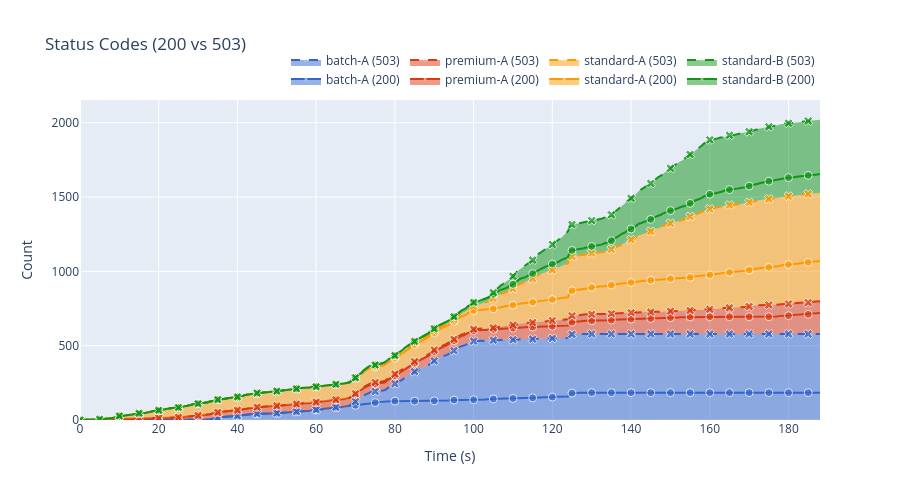

Notebook code for this chart:
### Markdown cell above
## Status Codes (200 vs 503)

Chart showing successful requests (s_200) and service unavailable errors (s_503) for each tenant.

### Code cell
# Create stacked chart for s_200 and s_503
fig = go.Figure()

# Add traces for each tenant - both s_200 and s_503
for i, tenant in enumerate(tenants):
    tenant_data = df[df['tenant'] == tenant].sort_values('t')
    color = colors[i % len(colors)]
    
    # Create marker size array - show marker every 10 data points
    marker_sizes_200 = [8 if idx % 10 == 0 else 0 for idx in range(len(tenant_data))]
    marker_sizes_503 = [8 if idx % 10 == 0 else 0 for idx in range(len(tenant_data))]
    
    # s_200 trace (circle markers) - stacked
    fig.add_trace(go.Scatter(
        x=tenant_data['t'],
        y=tenant_data['s_200'],
        name=f"{tenant} (200)",
        mode='lines+markers',
        line=dict(width=2, color=color),
        marker=dict(
            size=marker_sizes_200,
            symbol='circle',
            color=color
        ),
        stackgroup='status',
        legendgroup=tenant,
    ))
    
    # s_503 trace (cross markers) - stacked
    fig.add_trace(go.Scatter(
        x=tenant_data['t'],
        y=tenant_data['s_503'],
        name=f"{tenant} (503)",
        mode='lines+markers',
        line=dict(width=2, color=color, dash='dash'),
        marker=dict(
            size=marker_sizes_503,
            symbol='x',
            color=color
        ),
        stackgroup='status',
        legendgroup=tenant,
    ))

# Update layout
fig.update_layout(
    title="Status Codes (200 vs 503)",
    xaxis_title="Time (s)",
    yaxis_title="Count",
    hovermode="x unified",
    legend=dict(
        orientation="h",
        yanchor="bottom",
        y=1.02,
        xanchor="right",
        x=1
    ),
    height=500
)

# Store figure for export
figures['status_codes'] = fig

fig.show()

### Figure 1 — Plotly figure (JSON) as saved in the notebook; plotly's stock layout.template omitted (floating-point values rounded to 4 significant figures; data arrays with more than 128 entries replaced by an {"elided": "..."} marker saying what was removed)
{"data": [{"legendgroup": "batch-A", "line": {"color": "#3366CC", "width": 2}, "marker": {"color": "#3366CC", "size": {"elided": "377 int values"}, "symbol": "circle"}, "mode": "lines+markers", "name": "batch-A (200)", "stackgroup": "status", "x": {"elided": "377 float values"}, "y": {"elided": "377 int values"}, "type": "scatter"}, {"legendgroup": "batch-A", "line": {"color": "#3366CC", "dash": "dash", "width": 2}, "marker": {"color": "#3366CC", "size": {"elided": "377 int values"}, "symbol": "x"}, "mode": "lines+markers", "name": "batch-A (503)", "stackgroup": "status", "x": {"elided": "377 float values"}, "y": {"elided": "377 int values"}, "type": "scatter"}, {"legendgroup": "premium-A", "line": {"color": "#DC3912", "width": 2}, "marker": {"color": "#DC3912", "size": {"elided": "377 int values"}, "symbol": "circle"}, "mode": "lines+markers", "name": "premium-A (200)", "stackgroup": "status", "x": {"elided": "377 float values"}, "y": {"elided": "377 int values"}, "type": "scatter"}, {"legendgroup": "premium-A", "line": {"color": "#DC3912", "dash": "dash", "width": 2}, "marker": {"color": "#DC3912", "size": {"elided": "377 int values"}, "symbol": "x"}, "mode": "lines+markers", "name": "premium-A (503)", "stackgroup": "status", "x": {"elided": "377 float values"}, "y": {"elided": "377 int values"}, "type": "scatter"}, {"legendgroup": "standard-A", "line": {"color": "#FF9900", "width": 2}, "marker": {"color": "#FF9900", "size": {"elided": "377 int values"}, "symbol": "circle"}, "mode": "lines+markers", "name": "standard-A (200)", "stackgroup": "status", "x": {"elided": "377 float values"}, "y": {"elided": "377 int values"}, "type": "scatter"}, {"legendgroup": "standard-A", "line": {"color": "#FF9900", "dash": "dash", "width": 2}, "marker": {"color": "#FF9900", "size": {"elided": "377 int values"}, "symbol": "x"}, "mode": "lines+markers", "name": "standard-A (503)", "stackgroup": "status", "x": {"elided": "377 float values"}, "y": {"elided": "377 int values"}, "type": "scatter"}, {"legendgroup": "standard-B", "line": {"color": "#109618", "width": 2}, "marker": {"color": "#109618", "size": {"elided": "377 int values"}, "symbol": "circle"}, "mode": "lines+markers", "name": "standard-B (200)", "stackgroup": "status", "x": {"elided": "377 float values"}, "y": {"elided": "377 int values"}, "type": "scatter"}, {"legendgroup": "standard-B", "line": {"color": "#109618", "dash": "dash", "width": 2}, "marker": {"color": "#109618", "size": {"elided": "377 int values"}, "symbol": "x"}, "mode": "lines+markers", "name": "standard-B (503)", "stackgroup": "status", "x": {"elided": "377 float values"}, "y": {"elided": "377 int values"}, "type": "scatter"}], "layout": {"legend": {"orientation": "h", "yanchor": "bottom", "y": 1.02, "xanchor": "right", "x": 1}, "title": {"text": "Status Codes (200 vs 503)"}, "xaxis": {"title": {"text": "Time (s)"}}, "yaxis": {"title": {"text": "Count"}}, "hovermode": "x unified", "height": 500}}
